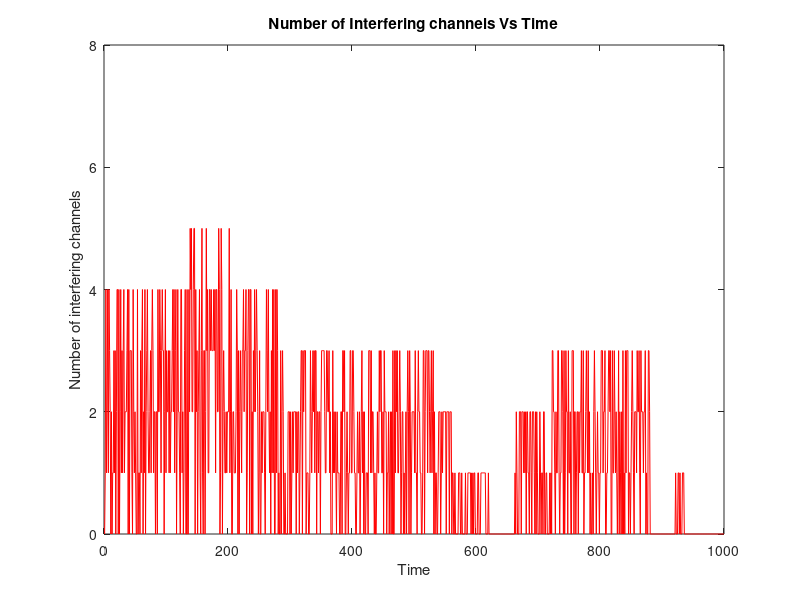

Reproduce this figure in MATLAB.
function Qlear
i=zeros(1,1000);
count1=0;
count2=0;
count3=0;
count4=0;
count0=0;
for c=1:1000
    if(c<132)
        i(c)=randi(5);
    elseif(c>132 && c<207)
        i(c)=randi(6);
    elseif(c>207 && c<281)
        i(c)=randi(5);
    elseif(c>281 && c<532)
        i(c)=randi(4);
    elseif(c>532 && c<561)
        i(c)=randi(3);
    elseif(c>561 && c<621)
        i(c)=randi(2);
    elseif(c>621 && c<660)
        i(c)=randi(1);
    elseif(c>660 && c<711)
        i(c)=randi(3);
    elseif(c>711 && c<722)
        i(c)=randi(2);
    elseif(c>722 && c<882)
        i(c)=randi(4);
    elseif(c>882 && c<861)
        i(c)=randi(1);
    elseif(c>861 && c<921)
        i(c)=0;
    elseif(c>921 && c<936)
        i(c)=randi(2);
    elseif(c>936 && c<1000)
        i(c)=0;
    end
end

for c=1:1000
    if(i(c)>0)
        i(c)=i(c)-1;
    end
end
for c=1:1000
    if i(c)==1
        count1=count1+1;
    elseif i(c)==2
        count2=count2+1;
    elseif i(c)==3
        count3=count3+1;
    elseif i(c)==0
        count0=count0+1;
    else 
        count4=count4+1;
    end
end
formatSpec = '%1i channels is being interfered %1i times\n';
fprintf('Zero channels are being interfered %1i times\n',count0);
fprintf(formatSpec,1,count1);
fprintf(formatSpec,2,count2);
fprintf(formatSpec,3,count3);
fprintf(formatSpec,4,count4);
figure('Name','Number of interfering channls')   
plot(1:1000,i,'r');
axis([0,1000,0,8]);
xlabel('Time');
ylabel('Number of interfering channels');
title('Number of Interfering channels Vs Time');


        

